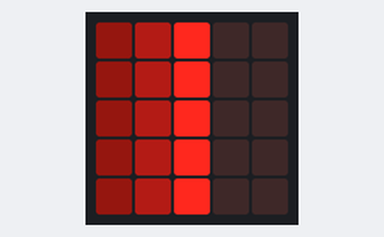
Simulated run of this program. Board: BBC micro:bit (MakeCode). Parts: the board's 5×5 LED display.

Above: at 0.1 s.
At 0.6 s:
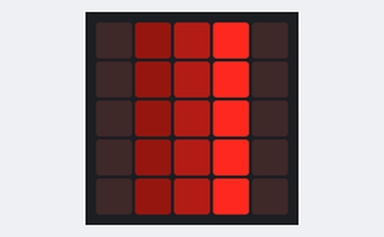
At 1.1 s:
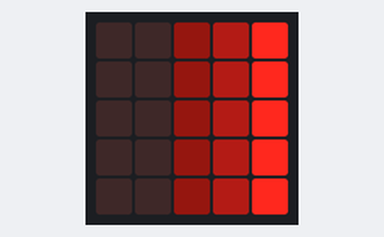
At 2.9 s:
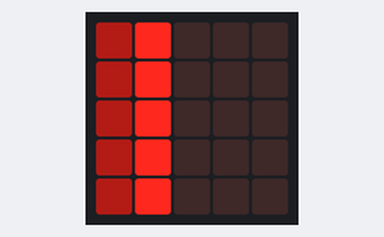
At 3.4 s:
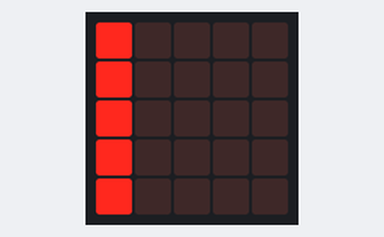

The program:

main.ts
```typescript
function brightest () {
    for (let index = 0; index < 5; index++) {
        led.plot(x1, y)
        y += 1
    }
}
function bright () {
    for (let index = 0; index < 5; index++) {
        led.plotBrightness(x2, y, 60)
        y += 1
    }
}
function brighter () {
    for (let index = 0; index < 5; index++) {
        led.plotBrightness(x3, y, 20)
        y += 1
    }
}
let y = 0
let x3 = 0
let x2 = 0
let x1 = 0
x1 = 2
x2 = 1
x3 = 0
y = 0
let dx1 = 1
let dx2 = 1
let dx3 = 1
basic.forever(function () {
    for (let index = 0; index < 5; index++) {
        led.plot(x1, y)
        led.plotBrightness(x2, y, 60)
        led.plotBrightness(x3, y, 20)
        y += 1
    }
    y = 0
    if (x1 == 0) {
        dx1 = 1
        basic.pause(100)
        dx2 = 1
        basic.pause(100)
        dx3 = 1
    } else if (x1 == 4) {
        dx1 = -1
        basic.pause(100)
        dx2 = -1
        basic.pause(100)
        dx3 = -1
    }
    x1 += dx1
    x2 += dx2
    x3 += dx3
    basic.pause(500)
    basic.clearScreen()
})
```

test.ts
```typescript
// 在這裡測試；當此封包作為擴充功能時，將不會編譯此內容。
```

Measured:
- by itself, everything shown: repeats every 4.6 s, in 16 steps
- what the display in image 1 shows lasts 0.5 s, from 0.5 s to 1.0 s
- what the display in image 2 shows lasts 0.7 s, from 1.0 s to 1.7 s
